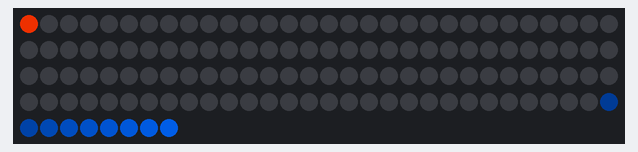
The sketch below on a simulated Arduino Uno, built with avr-gcc and run on an emulated ATmega328P. Parts: 128 RGB LEDs in strip order, left to right, continuing on the next row.

Above: at 0.05 s.
At 1.01 s:
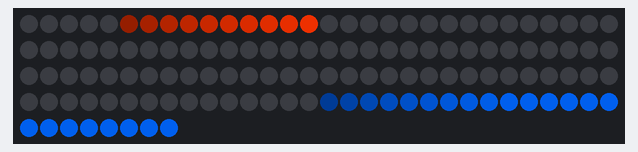
At 1.57 s:
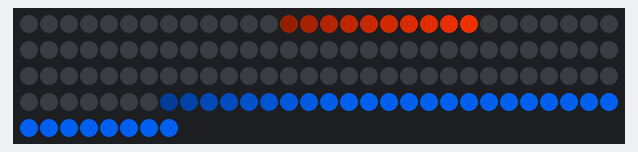
At 2.12 s:
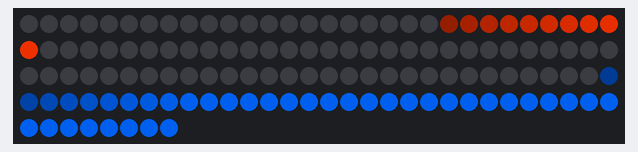
At 3.23 s:
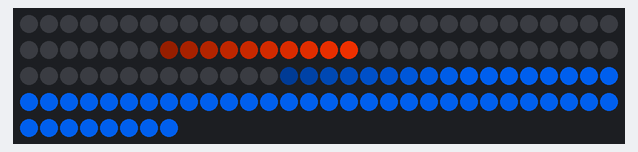
At 4.33 s:
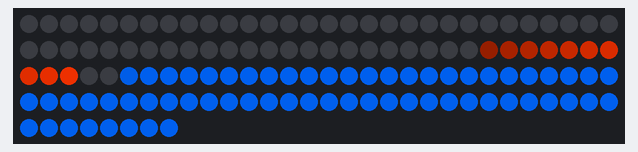

Measured:
- by itself, everything shown: repeats every 4.5 s, in 64 steps

The sketch:

whoosh.ino
```cpp
#include "LPD8806.h"
#include "SPI.h"

int nLEDs = 128;

LPD8806 strip = LPD8806(nLEDs);
// GND-13-11

void setup() {
  // put your setup code here, to run once:
  Serial.begin(9600);
  strip.begin();
  strip.show();
}

void loop() {
  // put your main code here, to run repeatedly:
  whoosh(100, 20, 0, 0, 40, 100);
  //whoosh();
}


void whoosh(int r1, int g1, int b1, int r2, int g2, int b2) {


  uint32_t w100 = strip.Color(r1, g1, b1);
  uint32_t w90 = strip.Color((9 * (r1 / 10)), (9 * (g1 / 10)), (9 * (b1 / 10)));
  uint32_t w80 = strip.Color((8 * (r1 / 10)), (8 * (g1 / 10)), (8 * (b1 / 10)));
  uint32_t w70 = strip.Color((7 * (r1 / 10)), (7 * (g1 / 10)), (7 * (b1 / 10)));
  uint32_t w60 = strip.Color((6 * (r1 / 10)), (6 * (g1 / 10)), (6 * (b1 / 10)));
  uint32_t w50 = strip.Color((5 * (r1 / 10)), (5 * (g1 / 10)), (5 * (b1 / 10)));
  uint32_t w40 = strip.Color((4 * (r1 / 10)), (4 * (g1 / 10)), (4 * (b1 / 10)));
  uint32_t w30 = strip.Color((3 * (r1 / 10)), (3 * (g1 / 10)), (3 * (b1 / 10)));
  uint32_t w20 = strip.Color((2 * (r1 / 10)), (2 * (g1 / 10)), (2 * (b1 / 10)));
  uint32_t w10 = strip.Color((r1 / 10), (g1 / 10), (b1 / 10));
  uint32_t w5 = strip.Color((r1 / 20), (g1 / 20), (b1 / 20));

  uint32_t x100 = strip.Color(r2, g2, b2);
  uint32_t x90 = strip.Color((9 * (r2 / 10)), (9 * (g2 / 10)), (9 * (b2 / 10)));
  uint32_t x80 = strip.Color((8 * (r2 / 10)), (8 * (g2 / 10)), (8 * (b2 / 10)));
  uint32_t x70 = strip.Color((7 * (r2 / 10)), (7 * (g2 / 10)), (7 * (b2 / 10)));
  uint32_t x60 = strip.Color((6 * (r2 / 10)), (6 * (g2 / 10)), (6 * (b2 / 10)));
  uint32_t x50 = strip.Color((5 * (r2 / 10)), (5 * (g2 / 10)), (5 * (b2 / 10)));
  uint32_t x40 = strip.Color((4 * (r2 / 10)), (4 * (g2 / 10)), (4 * (b2 / 10)));
  uint32_t x30 = strip.Color((3 * (r2 / 10)), (3 * (g2 / 10)), (3 * (b2 / 10)));
  uint32_t x20 = strip.Color((2 * (r2 / 10)), (2 * (g2 / 10)), (2 * (b2 / 10)));
  uint32_t x10 = strip.Color((r2 / 10), (g2 / 10), (b2 / 10));
  uint32_t x5 = strip.Color((r2 / 20), (g2 / 20), (b2 / 20));

  for(int i = 0; i < strip.numPixels(); i++) {
    strip.setPixelColor(i, 0);
  }

  for(int i = 0; i < strip.numPixels() / 2; i++) {

    int halfstrip = strip.numPixels() / 2;

    if(i < halfstrip)
      strip.setPixelColor(i, w100);
    if(i - 1 < halfstrip)
      strip.setPixelColor(i - 1, w90);
    if(i - 2 < halfstrip)
      strip.setPixelColor(i - 2, w80);
    if(i - 3 < halfstrip)
      strip.setPixelColor(i - 3, w70);
    if(i - 4 < halfstrip)
      strip.setPixelColor(i - 4, w60);
    if(i - 5 < halfstrip)
      strip.setPixelColor(i - 5, w50);
    if(i - 6 < halfstrip)
      strip.setPixelColor(i - 6, w40);
    if(i - 7 < halfstrip)
      strip.setPixelColor(i - 7, w30);
    if(i - 8 < halfstrip)
      strip.setPixelColor(i - 8, w20);
    if(i - 9 < halfstrip)
      strip.setPixelColor(i - 9, w10);
    if(i - 10 < halfstrip)
      strip.setPixelColor(i - 10, 0);

    /*strip.setPixelColor(i, w100);
    strip.setPixelColor(i - 1, w90);
    strip.setPixelColor(i - 2, w80);
    strip.setPixelColor(i - 3, w70);
    strip.setPixelColor(i - 4, w60);
    strip.setPixelColor(i - 5, w50);
    strip.setPixelColor(i - 6, w40);
    strip.setPixelColor(i - 7, w30);
    strip.setPixelColor(i - 8, w20);
    strip.setPixelColor(i - 9, w10);
    strip.setPixelColor(i - 10, 0);*/

    if(strip.numPixels() - i > halfstrip)
      strip.setPixelColor(strip.numPixels() - i, x100);
    if(strip.numPixels() - (i + 1) > halfstrip)
      strip.setPixelColor(strip.numPixels() - (i + 1), x90);
    if(strip.numPixels() - (i + 2) > halfstrip)
      strip.setPixelColor(strip.numPixels() - (i + 2), x80);
    if(strip.numPixels() - (i + 3) > halfstrip)
      strip.setPixelColor(strip.numPixels() - (i + 3), x70);
    if(strip.numPixels() - (i + 4) > halfstrip)
      strip.setPixelColor(strip.numPixels() - (i + 4), x60);
    if(strip.numPixels() - (i + 5) > halfstrip)
      strip.setPixelColor(strip.numPixels() - (i + 5), x50);
    if(strip.numPixels() - (i + 6) > halfstrip)
      strip.setPixelColor(strip.numPixels() - (i + 6), x40);
    if(strip.numPixels() - (i + 7) > halfstrip)
      strip.setPixelColor(strip.numPixels() - (i + 7), x30);
    if(strip.numPixels() - (i + 8) > halfstrip)
      strip.setPixelColor(strip.numPixels() - (i + 8), x20);
    if(strip.numPixels() - (i + 9) > halfstrip)
      strip.setPixelColor(strip.numPixels() - (i + 9), x10);
    if(strip.numPixels() - (i + 10) > halfstrip)
      strip.setPixelColor(strip.numPixels() - (i + 10), 0);

    /*strip.setPixelColor(strip.numPixels() - i, x100);
    strip.setPixelColor(strip.numPixels() - (i + 1), x90);
    strip.setPixelColor(strip.numPixels() - (i + 2), x80);
    strip.setPixelColor(strip.numPixels() - (i + 3), x70);
    strip.setPixelColor(strip.numPixels() - (i + 4), x60);
    strip.setPixelColor(strip.numPixels() - (i + 5), x50);
    strip.setPixelColor(strip.numPixels() - (i + 6), x40);
    strip.setPixelColor(strip.numPixels() - (i + 7), x30);
    strip.setPixelColor(strip.numPixels() - (i + 8), x20);
    strip.setPixelColor(strip.numPixels() - (i + 9), x10);
    strip.setPixelColor(strip.numPixels() - (i + 10), 0);*/

    strip.show();
    delay(50);

  }

  strip.show();

}

/*
void whoosh() {

  for(int i = 0; i < strip.numPixels(); i++) {
    strip.setPixelColor(i, 0);
  }

  for(int i = 0; i < strip.numPixels() / 2; i++) {

    uint32_t blue = strip.Color(0, 40, 100);
    uint32_t orange = strip.Color(100, 20, 0);

    strip.setPixelColor(i, blue);
    strip.setPixelColor(i - 1, strip.Color(0, 36, 90));
    strip.setPixelColor(i - 2, strip.Color(0, 32, 80));
    strip.setPixelColor(i - 3, strip.Color(0, 28, 70));
    strip.setPixelColor(i - 4, strip.Color(0, 24, 60));
    strip.setPixelColor(i - 5, strip.Color(0, 20, 50));
    strip.setPixelColor(i - 6, strip.Color(0, 16, 40));
    strip.setPixelColor(i - 7, strip.Color(0, 12, 30));
    strip.setPixelColor(i - 8, strip.Color(0, 8, 20));
    strip.setPixelColor(i - 9, strip.Color(0, 4, 10));
    strip.setPixelColor(i - 10, 0);

    strip.setPixelColor(strip.numPixels() - i, orange);
    strip.setPixelColor(strip.numPixels() - (i + 1), strip.Color(90, 18, 0));
    strip.setPixelColor(strip.numPixels() - (i + 2), strip.Color(80, 16, 0));
    strip.setPixelColor(strip.numPixels() - (i + 3), strip.Color(70, 14, 0));
    strip.setPixelColor(strip.numPixels() - (i + 4), strip.Color(60, 12, 0));
    strip.setPixelColor(strip.numPixels() - (i + 5), strip.Color(50, 10, 0));
    strip.setPixelColor(strip.numPixels() - (i + 6), strip.Color(40, 8, 0));
    strip.setPixelColor(strip.numPixels() - (i + 7), strip.Color(30, 6, 0));
    strip.setPixelColor(strip.numPixels() - (i + 8), strip.Color(20, 4, 0));
    strip.setPixelColor(strip.numPixels() - (i + 9), strip.Color(10, 2, 0));
    strip.setPixelColor(strip.numPixels() - (i + 10), 0);

    strip.show();

    strip.setPixelColor(i, 0);
    strip.setPixelColor(strip.numPixels() - i, 0);
    delay(50);

  }

  strip.show();

}
*/
```
